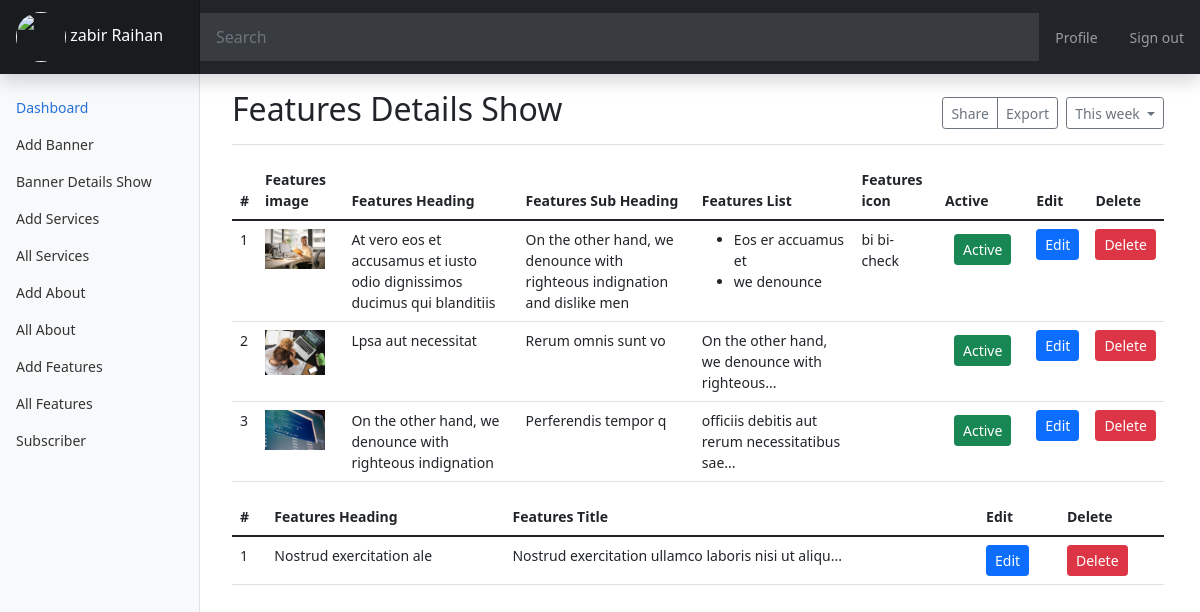
Page /dashboard/AllFeatures.php (signed in) on the committed database.
### tables this page shows
CREATE TABLE `addfeatures` (
  `id` int(11) NOT NULL,
  `img` varchar(256) NOT NULL,
  `subHeading` longtext NOT NULL,
  `subHeading1` longtext NOT NULL,
  `list` longtext NOT NULL,
  `icon` varchar(256) NOT NULL,
  `active` int(2) NOT NULL DEFAULT 1
);

CREATE TABLE `featuresheader` (
  `id` int(11) NOT NULL,
  `heading` varchar(256) NOT NULL,
  `details` longtext NOT NULL
);

### dashboard/AllFeatures.php (the view, shortened to what this page needs)
<?php
include "./inc/Header.php";
include_once "./inc/SideMenu.php";
include_once "../inc/env.php";
$select = "SELECT * FROM addfeatures";
$query = mysqli_query($conn, $select);
$fetch = mysqli_fetch_all($query, 1);
$select1 = "SELECT * FROM featuresheader";
$query1 = mysqli_query($conn, $select1);
$fetch1 = mysqli_fetch_all($query1, 1);
?>
<main class="col-md-9 ms-sm-auto col-lg-10 px-md-4">
    <div class="d-flex justify-content-between flex-wrap flex-md-nowrap align-items-center pt-3 pb-2 mb-3 border-bottom">
        <h1 class="h2">Features Details Show</h1>
        <div class="btn-toolbar mb-2 mb-md-0">
            <div class="btn-group me-2">
                <button type="button" class="btn btn-sm btn-outline-secondary">
                    Share
                </button>
                <button type="button" class="btn btn-sm btn-outline-secondary">
                    Export
                </button>
            </div>
            <button type="button" class="btn btn-sm btn-outline-secondary dropdown-toggle">
                This week
            </button>
        </div>
    </div>
    <table class="table">
        <thead>
            <tr>
                <th scope="col">#</th>
                <th scope="col">Features image</th>
                <th scope="col">Features Heading</th>
                <th scope="col">Features Sub Heading </th>
                <th scope="col">Features List</th>
                <th scope="col">Features icon </th>
                <th scope="col">Active</th>
                <th scope="col">Edit</th>
                <th scope="col">Delete</th>
            </tr>
        </thead>
        <tbody>
            <?php
            foreach ($fetch as $item => $data) {
            ?>
                <tr>
                    <td><?= ++$item ?></td>
                    <td>
                        <img style="width: 60px;" src="<?= $path . 'uploads/' . $data['img'] ?>" alt="">
                    </td>
                    <td>
                        <?php
                        if (strlen($data['subHeading']) > 80) {
                            echo substr($data['subHeading'], 0, 50) . "...";
                        } else {
                            echo $data['subHeading'];
                        }
                        ?>
                    </td>
                    <td>
                        <?php
                        if (strlen($data['subHeading1']) > 80) {
                            echo substr($data['subHeading1'], 0, 50) . "...";
                        } else {
                            echo $data['subHeading1'];
                        }
                        ?>
                    </td>
                    <td>
                        <?php
                        if (strlen($data['list']) > 80) {
                            echo substr($data['list'], 0, 50) . "...";
                        } else {
                            echo $data['list'];
                        }
                        ?>
                    </td>
                    <td>
                        <?= $data['icon'] ?>
                    </td>
                    <td>
                        <a href="./controller/FeaturesActive.php?id=<?= $data['id'] ?>&active=<?= $data['active'] ?>" class="btn btn-sm">
                            <?php
                            if ($data['active'] == 0) {
                            ?>
                                <span class="btn btn-danger btn-sm">
                                    Deactive
                                </span>
                            <?php
                            } else {
                            ?>
                                <span class="btn btn-success btn-sm">
                                    Active
                                </span>
                            <?php
                            }
                            ?>
                        </a>
                    </td>
                    <td>
                        <a href="./featuresEdit.php?id=<?= $data['id'] ?>" class="btn btn-primary btn-sm">Edit</a>
                    </td>
                    <td>
                        <a href="./controller/featuresDelete.php?id=<?= $data['id'] ?>&img=<?= $data['img'] ?>" class="btn btn-danger btn-sm">Delete</a>
                    </td>
                </tr>
            <?php
            }
            ?>
        </tbody>
    </table>
    <table class="table">
        <thead>
            <tr>
                <th scope="col">#</th>
                <th scope="col">Features Heading</th>
                <th scope="col">Features Title </th>
                <th scope="col">Edit</th>
                <th scope="col">Delete</th>
            </tr>
        </thead>
        <tbody>
            <?php
            foreach ($fetch1 as $item => $data) {
            ?>
                <tr>
                    <td><?= ++$item ?></td>
                    <td>
                        <?php
                        if (strlen($data['heading']) > 80) {
                            echo substr($data['heading'], 0, 50) . "...";
                        } else {
                            echo $data['heading'];
                        }
                        ?>
                    </td>
                    <td>
                        <?php
                        if (strlen($data['details']) > 80) {
                            echo substr($data['details'], 0, 50) . "...";
                        } else {
                            echo $data['details'];
                        }
                        ?>
                    </td>
                    <td>
                        <a href="./FeaturesHeaderEdit.php?id=<?= $data['id'] ?>" class="btn btn-primary btn-sm">Edit</a>
                    </td>
                    <td>
                        <a href="./controller/featuresHeaderDel.php?id=<?= $data['id'] ?>" class="btn btn-danger btn-sm">Delete</a>
                    </td>
                </tr>
            <?php
            }
            ?>
        </tbody>
    </table>
    <?php
    require_once "./inc/footer.php";
    ?>

### dashboard/css/dashboard.css (style rules this page uses)
body { font-size: .875rem; }

### rows in the picture
addfeatures: img (picture), subHeading "At vero eos et accusamus et iusto odio dignissimos ducimus qui blanditiis", subHeading1 "On the other hand, we denounce with righteous indignation and dislike men", list "Eos er accuamus et we denounce", icon "bi bi-check", active "Active"
addfeatures: img (picture), subHeading "Lpsa aut necessitat", subHeading1 "Rerum omnis sunt vo", list "On the other hand, we denounce with righteous", active "Active"
addfeatures: img (picture), subHeading "On the other hand, we denounce with righteous indignation", subHeading1 "Perferendis tempor q", list "officiis debitis aut rerum necessitatibus sae", active "Active"
featuresheader: heading "Nostrud exercitation ale", details "Nostrud exercitation ullamco laboris nisi ut aliqu"

### other values in the picture
$_SESSION['auth']['name'] "zabir Raihan"
